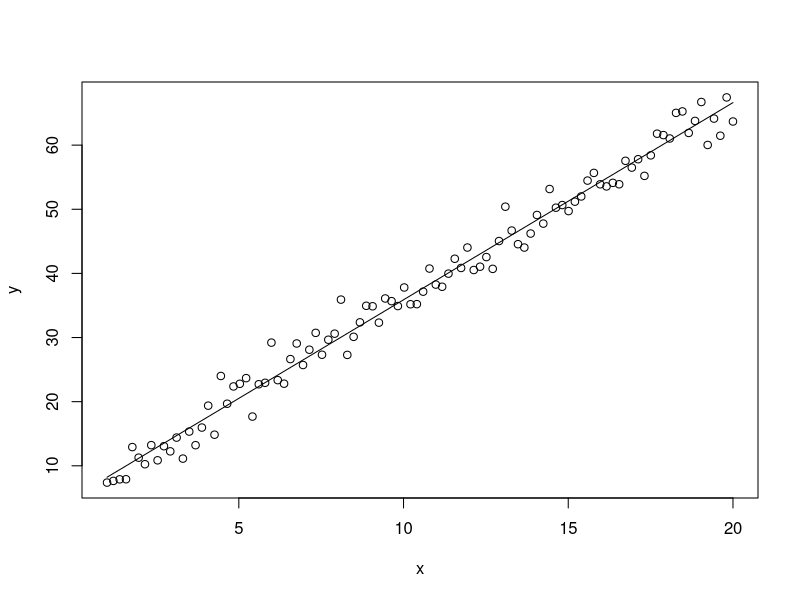

Write R code to recreate this figure.
N <- 100

x <- seq(1, 20, length.out = N)
y <- 5.524 + 3.035*x + rnorm(N, sd = 2.5)

d <- mean(x^2) - mean(x)^2

w0 <- (mean(x^2)*mean(y)-mean(x)*mean(x*y))/d
w1 <- (mean(x*y)-mean(x)*mean(y))/d

y_hat <- w0 + w1*x

plot(x,y)
lines(x,y_hat)
#plot(x,y_hat)

R2 <- 1 - sum((y-y_hat)^2)/sum((y-mean(y))^2)

cat("Training R-square:", round(R2, digits = 3))

    